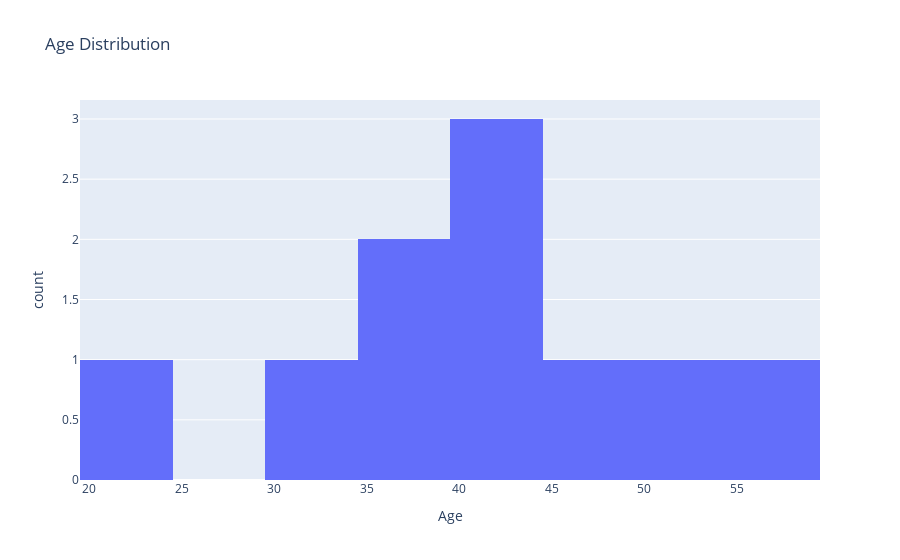

The code cell stored with this chart in its notebook:
### Code cell
# Histogram for Age   COUNTING THE NUMBER OF PEOPLE LIE IN THAT AGE  #HISTOGRAM ONE VARIBALE THAT X IS ENOUGH 
fig_hist = px.histogram(df, x='Age', nbins=10, title="Age Distribution")
fig_hist.update_layout(xaxis_title="Age", yaxis_title="Count")
fig_hist.show()

### Figure 1 — Plotly figure (JSON) as saved in the notebook; plotly's stock layout.template omitted (floating-point values rounded to 4 significant figures)
{"data": [{"alignmentgroup": "True", "bingroup": "x", "hovertemplate": "Age=%{x}<br>count=%{y}<extra></extra>", "legendgroup": "", "marker": {"color": "#636efa", "pattern": {"shape": ""}}, "name": "", "nbinsx": 10, "offsetgroup": "", "orientation": "v", "showlegend": false, "type": "histogram", "x": [36, 32, 55, 23, 40, 49, 35, 40, 40, 50], "xaxis": "x", "yaxis": "y"}], "layout": {"autosize": true, "barmode": "relative", "legend": {"tracegroupgap": 0}, "title": {"text": "Age Distribution"}, "xaxis": {"anchor": "y", "autorange": true, "domain": [0, 1], "range": [19.5, 59.5], "title": {"text": "Age"}, "type": "linear"}, "yaxis": {"anchor": "x", "autorange": true, "domain": [0, 1], "range": [0, 3.158], "title": {"text": "count"}}}}
